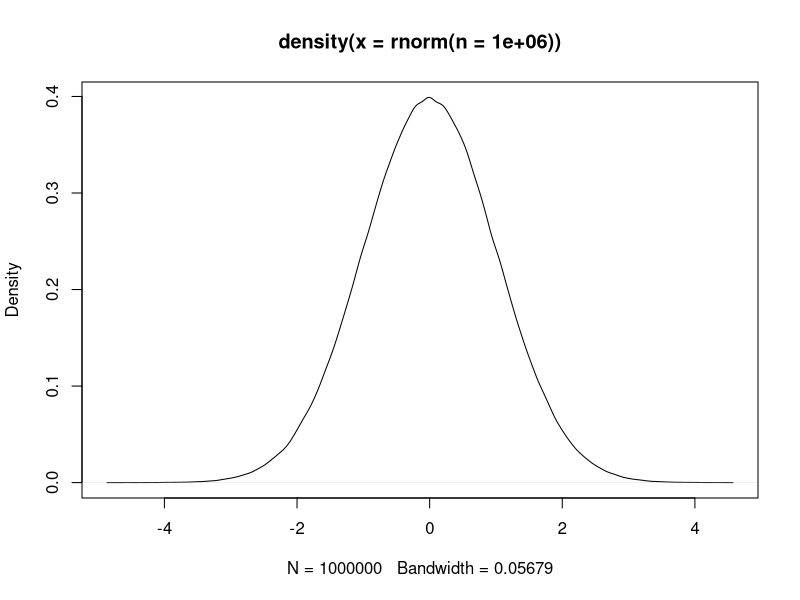

The R source for this figure:
## Simulations in R

## Using the sample command

# Define a Vector
states = c("washington", "Massachussetts", "California")

# Sample with replacement
sample(x = states, size = 10, replace = TRUE)

# Sample without replacement
sample(x = states, size = 2, replace = FALSE)

#Sample from a (normal) distribution
rnorm(n=100)
plot(density(rnorm(n = 1000000)))


## FOR LOOPS

#Example 1 : Coin Tossing
coin <- c("Heads", "Tails")
toss <- c()

for (i in 1:100) {
  toss[i] <- sample(x = coin, size = 1)
}

table(toss)

# Example 2: Sample marital status, income ad state
marital <- c("Married", "Single")
income <- 1:4
results <- matrix(nrow = 100, ncol = 3, data = NA)
colnames(results) <- c("marital", "income", "state")
head(results)

for (i in 1:100) {
  results[i, 1] <- sample(marital, size = 1)
  results[i, 2] <- sample(income, size = 1)
  results[i, 3] <- sample(states, size = 1)
}

#apply table() function for each column
#Used for summarizing a large number of dataset
apply(X = results, MARGIN = 2, FUN = table)


